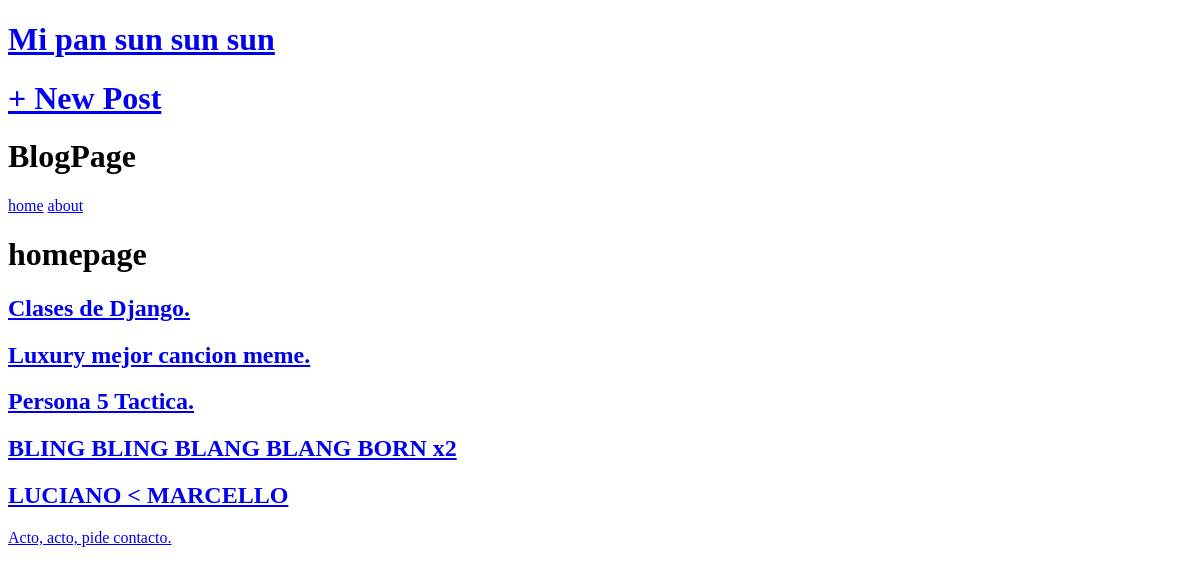
The app's page /, older data.
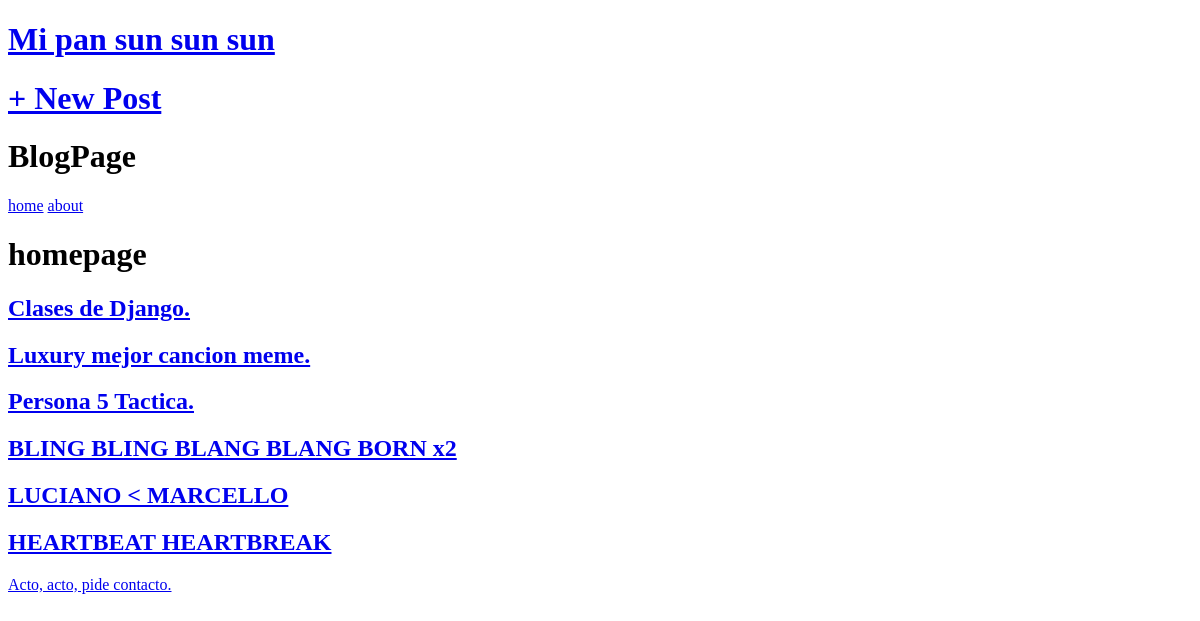
The same page, newer data.
### blog_app/models.py (models this page shows, shortened)
class Post(models.Model):
    title= models.CharField(max_length=200)
    author= models.ForeignKey(
        "auth.User",
        on_delete=models.CASCADE,
    )
    body = models.TextField()

### blog_app/views.py (the view)
# urls.py: path("", HomePageView.as_view(), name="home"),
class HomePageView(ListView):
    model=Post
    template_name= "home.html"

### templates/home.html
{% extends "base.html" %}
{% block content %}
<h1>homepage</h1>
{% for post in post_list %}
    <div class="post-entry">
        <h2><a href="{% url 'post_detail' post.pk %}">{{post.title}}</a></h2>
    </div>
{% endfor %}
{% endblock content %}

Row changes from the older to the newer data that the page shows:
added Post: title "HEARTBEAT HEARTBREAK"
